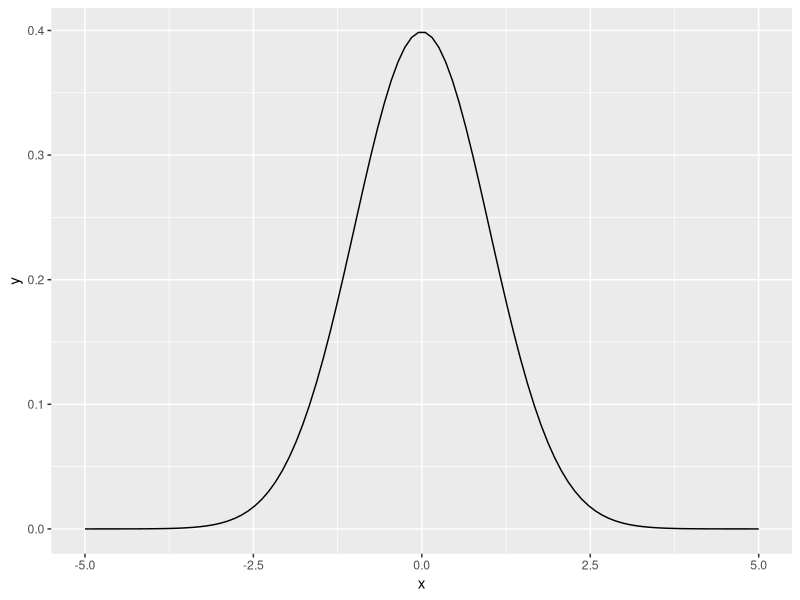
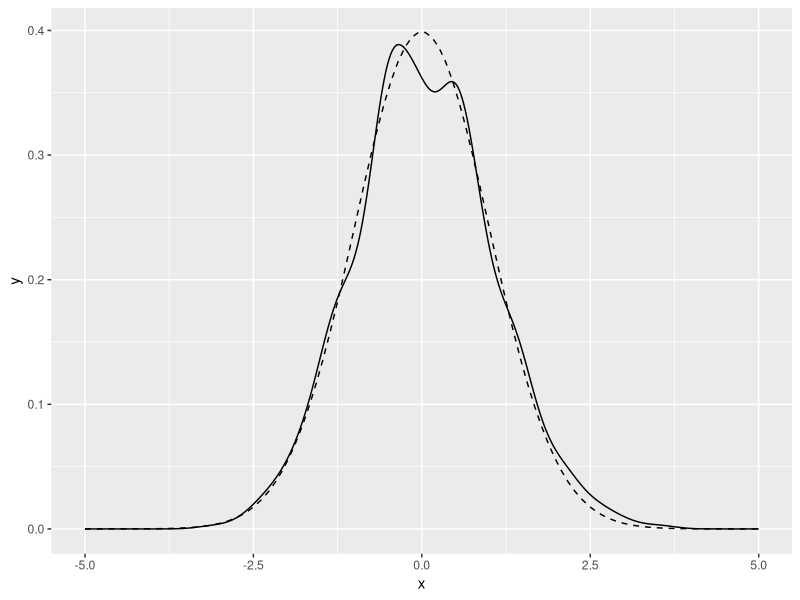
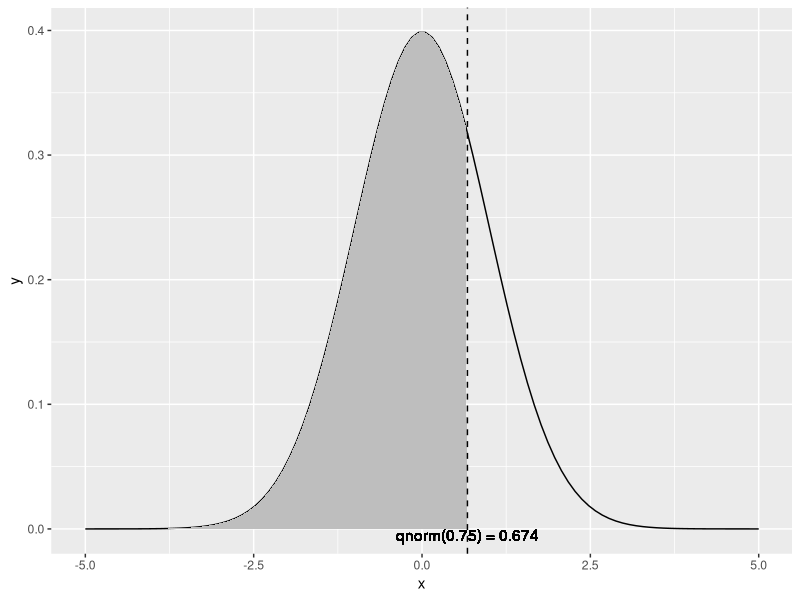
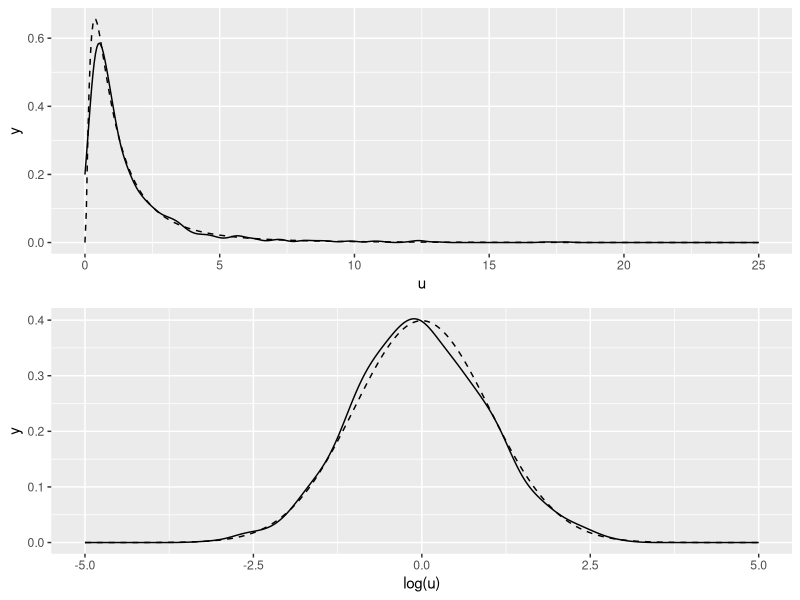
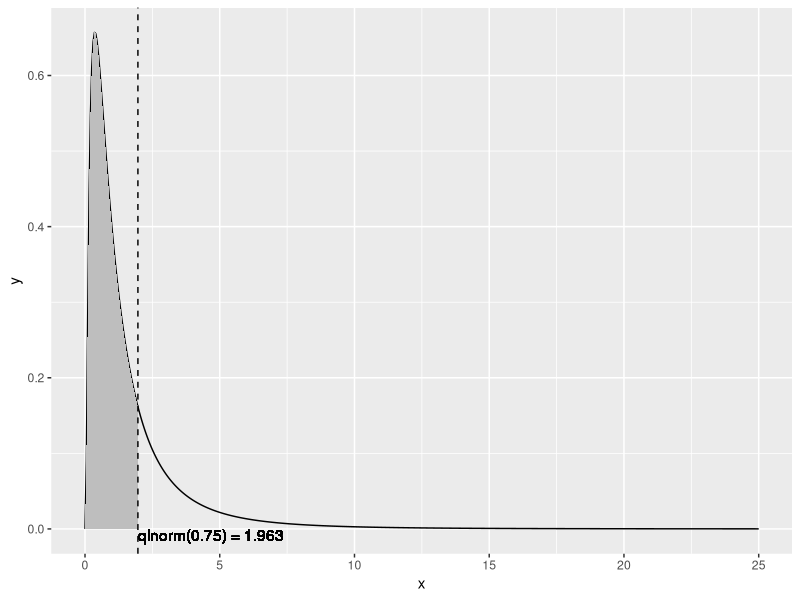

Write the R code that produced these figures, in order.
#Understadning through R code the various types of distributrions
#Binomial, Poisson, Geometric, Normal

library(ggplot2)
x <- seq(from=-5, to=5, length.out=100) # the interval [-5 5]
f <- dnorm(x) # normal with mean 0 and sd 1
ggplot(data.frame(x=x,y=f), aes(x=x,y=y)) + geom_line()

# draw 1000 points from a normal with mean 0, sd 1
u <- rnorm(1000)
# plot the distribution of points,
# compared to normal curve as computed by dnorm() (dashed line)
ggplot(data.frame(x=u), aes(x=x)) + geom_density() +
  geom_line(data=data.frame(x=x,y=f), aes(x=x,y=y), linetype=2)

# --- estimate probabilities (areas) under the curve ---
# 50% of the observations will be less than the mean
pnorm(0)
# about 2.3% of all observations are more than 2 standard
# deviations below the mean
pnorm(-2)
# [1] 0.02275013\

# about 95.4% of all observations are within 2 standard deviations
# from the mean
pnorm(2) - pnorm(-2)
# [1] 0.9544997

# --- return the quantiles corresponding to specific probabilities ---
# the median (50th percentile) of a normal is also the mean
qnorm(0.5)
# [1] 0
# calculate the 75th percentile
qnorm(0.75)
# [1] 0.6744898
pnorm(0.6744898)
# [1] 0.75
# --- Illustrate the 75th percentile ---
# create a graph of the normal distribution with mean 0, sd 1
x <- seq(from=-5, to=5, length.out=100)
f <- dnorm(x)
nframe <- data.frame(x=x,y=f)
# calculate the 75th percentile
line <- qnorm(0.75)
xstr <- sprintf("qnorm(0.75) = %1.3f", line)

# the part of the normal distribution to the left
# of the 75th percentile
nframe75 <- subset(nframe, nframe$x < line)
# Plot it.
# The shaded area is 75% of the area under the normal curve
ggplot(nframe, aes(x=x,y=y)) + geom_line() +
  geom_area(data=nframe75, aes(x=x,y=y), fill="gray") +
  geom_vline(aes(xintercept=line), linetype=2) +
  geom_text(x=line, y=0, label=xstr, vjust=1)


# draw 1001 samples from a lognormal with meanlog 0, sdlog 1
u <- rlnorm(1001)
# the mean of u is higher than the median
mean(u)
# [1] 1.638628
median(u)
# [1] 1.001051

# the mean of log(u) is approx meanlog=0
mean(log(u))
# [1] -0.002942916
# the sd of log(u) is approx sdlog=1
sd(log(u))
# [1] 0.9820357

# generate the lognormal with meanlog=0, sdlog=1
x <- seq(from=0, to=25, length.out=500)
f <- dlnorm(x)
# generate a normal with mean=0, sd=1
x2 <- seq(from=-5,to=5, length.out=500)
f2 <- dnorm(x2)

# make data frames
lnormframe <- data.frame(x=x,y=f)
normframe <- data.frame(x=x2, y=f2)
dframe <- data.frame(u=u)

# plot densityplots with theoretical curves superimposed
p1 <- ggplot(dframe, aes(x=u)) + geom_density() +
  geom_line(data=lnormframe, aes(x=x,y=y), linetype=2)

p2 <- ggplot(dframe, aes(x=log(u))) + geom_density() +
  geom_line(data=normframe, aes(x=x,y=y), linetype=2)

# functions to plot multiple plots on one page
library(grid)
nplot <- function(plist) {
  n <- length(plist)
  grid.newpage()
  pushViewport(viewport(layout=grid.layout(n,1)))
  vplayout<-function(x,y) {viewport(layout.pos.row=x, layout.pos.col=y)}
  for(i in 1:n) {
    print(plist[[i]], vp=vplayout(i,1))
  }
}

# this is the plot that leads this section.
nplot(list(p1, p2))

# the 50th percentile (or median) of the lognormal with
# meanlog=0 and sdlog=10
qlnorm(0.5)
# [1] 1
# the probability of seeing a value x less than 1
plnorm(1)
# [1] 0.5
# the probability of observing a value x less than 10:
plnorm(10)
# [1] 0.9893489
# -- show the 75th percentile of the lognormal
# use lnormframe from previous example: the
# theoretical lognormal curve
line <- qlnorm(0.75)
xstr <- sprintf("qlnorm(0.75) = %1.3f", line)

lnormframe75 <- subset(lnormframe, lnormframe$x < line)
# Plot it
# The shaded area is 75% of the area under the lognormal curve
ggplot(lnormframe, aes(x=x,y=y)) + geom_line() +
  geom_area(data=lnormframe75, aes(x=x,y=y), fill="gray") +
  geom_vline(aes(xintercept=line), linetype=2) +
  geom_text(x=line, y=0, label=xstr, hjust= 0, vjust=1)
#As you can see in figure B.5, the majority of the data is concentrated on the left side of
#the distribution, with the remaining quarter of the data spread out over a very long tail.